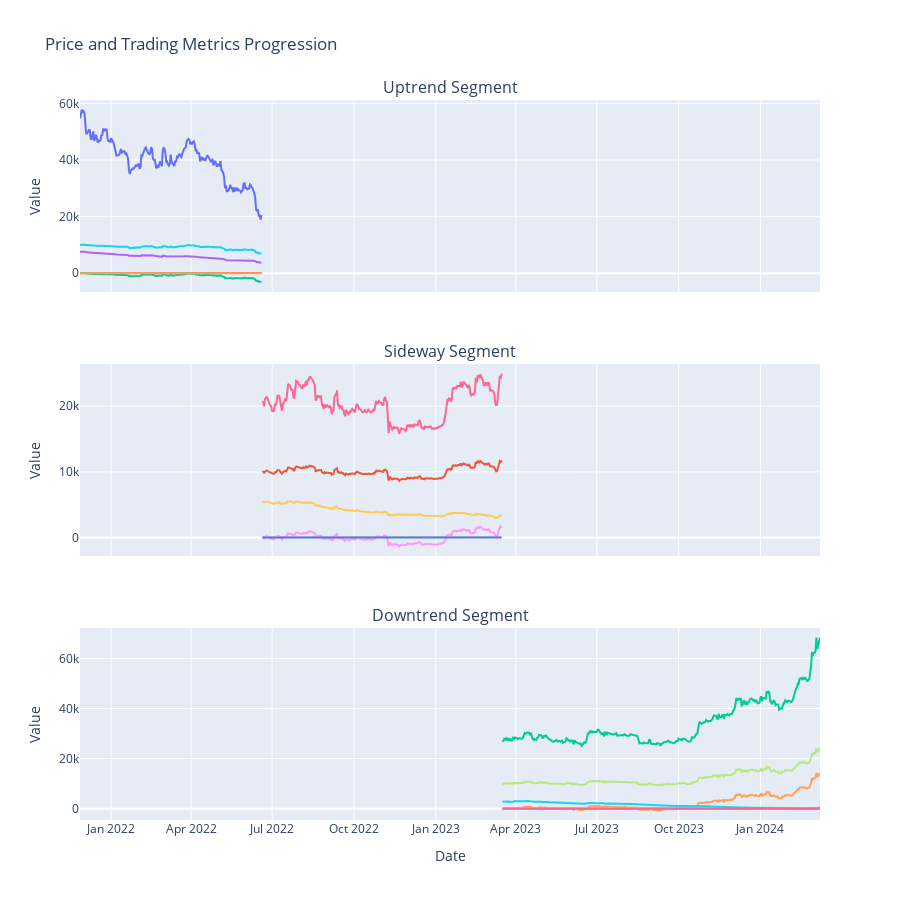

This figure's notebook cell:
### Markdown cell above
### Subplot

### Code cell
# Manually segment your data
downtrend_start_idx = start_idx
downtrend_end_idx = downtrend_end_idx

sideway_start_idx = sideway_start_idx
sideway_end_idx = sideway_end_idx

uptrend_start_idx =  uptrend_start_idx
uptrend_end_idx =  len(new_indicator)

# Test strategy on each segment
downtrend_prices, downtrend_indicator_values, downtrend_profits, downtrend_cash, downtrend_bitcoin, downtrend_total = strategy(
    indcator=new_indicator[downtrend_start_idx:downtrend_end_idx].copy(),
    prices=combined_dataframe.price[downtrend_start_idx:downtrend_end_idx].copy().values)

sideway_prices, sideway_indicator_values, sideway_profits, sideway_cash, sideway_bitcoin, sideway_total = strategy(
    indcator=new_indicator[sideway_start_idx:sideway_end_idx].copy(),
    prices=combined_dataframe.price[sideway_start_idx:sideway_end_idx].copy().values)

uptrend_prices, uptrend_indicator_values, uptrend_profits, uptrend_cash, uptrend_bitcoin, uptrend_total = strategy(
    indcator=new_indicator[uptrend_start_idx:uptrend_end_idx].copy(),
    prices=combined_dataframe.price[uptrend_start_idx:uptrend_end_idx].copy().values)

# Collect dates for each segment
downtrend_dates = Dates[downtrend_start_idx:downtrend_end_idx]

sideway_dates = Dates[sideway_start_idx:sideway_end_idx]

uptrend_dates = Dates[uptrend_start_idx:uptrend_end_idx]

# Create tuples for each segment
downtrend_data = (downtrend_prices, downtrend_indicator_values, downtrend_profits, downtrend_cash, downtrend_bitcoin, downtrend_total, downtrend_dates)

sideway_data = (sideway_prices, sideway_indicator_values, sideway_profits, sideway_cash, sideway_bitcoin, sideway_total, sideway_dates)

uptrend_data = (uptrend_prices, uptrend_indicator_values, uptrend_profits, uptrend_cash, uptrend_bitcoin, uptrend_total, uptrend_dates)

# Plot the segments
subplot("Linear All Indicator", downtrend_data, sideway_data, uptrend_data)

### Figure 1 — Plotly figure (JSON) as saved in the notebook; plotly's stock layout.template omitted (floating-point values rounded to 4 significant figures; data arrays with more than 128 entries replaced by an {"elided": "..."} marker saying what was removed)
{"data": [{"mode": "lines", "name": "Price", "type": "scatter", "x": {"elided": "205 str values"}, "xaxis": "x", "y": {"elided": "205 float values"}, "yaxis": "y"}, {"mode": "lines", "name": "Linear All Indicator", "type": "scatter", "x": {"elided": "205 str values"}, "xaxis": "x", "y": {"elided": "205 float values"}, "yaxis": "y"}, {"mode": "lines", "name": "Profit", "type": "scatter", "x": {"elided": "205 str values"}, "xaxis": "x", "y": {"elided": "205 float values"}, "yaxis": "y"}, {"mode": "lines", "name": "Cash Balance", "type": "scatter", "x": {"elided": "205 str values"}, "xaxis": "x", "y": {"elided": "205 float values"}, "yaxis": "y"}, {"mode": "lines", "name": "Bitcoin Amount", "type": "scatter", "x": {"elided": "205 str values"}, "xaxis": "x", "y": {"elided": "205 float values"}, "yaxis": "y"}, {"mode": "lines", "name": "Total Balance", "type": "scatter", "x": {"elided": "205 str values"}, "xaxis": "x", "y": {"elided": "205 float values"}, "yaxis": "y"}, {"mode": "lines", "name": "Price", "type": "scatter", "x": {"elided": "270 str values"}, "xaxis": "x2", "y": {"elided": "270 float values"}, "yaxis": "y2"}, {"mode": "lines", "name": "Linear All Indicator", "type": "scatter", "x": {"elided": "270 str values"}, "xaxis": "x2", "y": {"elided": "270 float values"}, "yaxis": "y2"}, {"mode": "lines", "name": "Profit", "type": "scatter", "x": {"elided": "270 str values"}, "xaxis": "x2", "y": {"elided": "270 float values"}, "yaxis": "y2"}, {"mode": "lines", "name": "Cash Balance", "type": "scatter", "x": {"elided": "270 str values"}, "xaxis": "x2", "y": {"elided": "270 float values"}, "yaxis": "y2"}, {"mode": "lines", "name": "Bitcoin Amount", "type": "scatter", "x": {"elided": "270 str values"}, "xaxis": "x2", "y": {"elided": "270 float values"}, "yaxis": "y2"}, {"mode": "lines", "name": "Total Balance", "type": "scatter", "x": {"elided": "270 str values"}, "xaxis": "x2", "y": {"elided": "270 float values"}, "yaxis": "y2"}, {"mode": "lines", "name": "Price", "type": "scatter", "x": {"elided": "358 str values"}, "xaxis": "x3", "y": {"elided": "358 float values"}, "yaxis": "y3"}, {"mode": "lines", "name": "Linear All Indicator", "type": "scatter", "x": {"elided": "358 str values"}, "xaxis": "x3", "y": {"elided": "358 float values"}, "yaxis": "y3"}, {"mode": "lines", "name": "Profit", "type": "scatter", "x": {"elided": "358 str values"}, "xaxis": "x3", "y": {"elided": "358 float values"}, "yaxis": "y3"}, {"mode": "lines", "name": "Cash Balance", "type": "scatter", "x": {"elided": "358 str values"}, "xaxis": "x3", "y": {"elided": "358 float values"}, "yaxis": "y3"}, {"mode": "lines", "name": "Bitcoin Amount", "type": "scatter", "x": {"elided": "358 str values"}, "xaxis": "x3", "y": {"elided": "358 float values"}, "yaxis": "y3"}, {"mode": "lines", "name": "Total Balance", "type": "scatter", "x": {"elided": "358 str values"}, "xaxis": "x3", "y": {"elided": "358 float values"}, "yaxis": "y3"}], "layout": {"annotations": [{"font": {"size": 16}, "showarrow": false, "text": "Uptrend Segment", "x": 0.5, "xanchor": "center", "xref": "paper", "y": 1, "yanchor": "bottom", "yref": "paper"}, {"font": {"size": 16}, "showarrow": false, "text": "Sideway Segment", "x": 0.5, "xanchor": "center", "xref": "paper", "y": 0.6333, "yanchor": "bottom", "yref": "paper"}, {"font": {"size": 16}, "showarrow": false, "text": "Downtrend Segment", "x": 0.5, "xanchor": "center", "xref": "paper", "y": 0.2667, "yanchor": "bottom", "yref": "paper"}], "height": 900, "hovermode": "x unified", "showlegend": false, "title": {"text": "Price and Trading Metrics Progression"}, "xaxis": {"anchor": "y", "domain": [0, 1], "matches": "x3", "showticklabels": false}, "xaxis2": {"anchor": "y2", "domain": [0, 1], "matches": "x3", "showticklabels": false}, "xaxis3": {"anchor": "y3", "domain": [0, 1], "title": {"text": "Date"}}, "yaxis": {"anchor": "x", "domain": [0.7333, 1], "title": {"text": "Value"}}, "yaxis2": {"anchor": "x2", "domain": [0.3667, 0.6333], "title": {"text": "Value"}}, "yaxis3": {"anchor": "x3", "domain": [0, 0.2667], "title": {"text": "Value"}}}}
